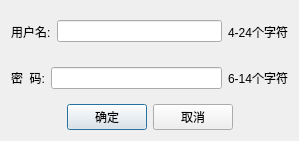
<?xml version="1.0" encoding="UTF-8"?>
<ui version="4.0">
 <class>RegisterDialog</class>
 <widget class="QDialog" name="RegisterDialog">
  <property name="geometry">
   <rect>
    <x>0</x>
    <y>0</y>
    <width>299</width>
    <height>141</height>
   </rect>
  </property>
  <property name="windowTitle">
   <string>Dialog</string>
  </property>
  <layout class="QVBoxLayout" name="verticalLayout">
   <item>
    <layout class="QHBoxLayout" name="horizontalLayout_3">
     <item>
      <widget class="QLabel" name="label">
       <property name="text">
        <string>用户名:</string>
       </property>
      </widget>
     </item>
     <item>
      <widget class="QLineEdit" name="lineEditUserName">
       <property name="minimumSize">
        <size>
         <width>150</width>
         <height>0</height>
        </size>
       </property>
      </widget>
     </item>
     <item>
      <widget class="QLabel" name="label_3">
       <property name="text">
        <string>4-24个字符</string>
       </property>
      </widget>
     </item>
    </layout>
   </item>
   <item>
    <layout class="QHBoxLayout" name="horizontalLayout_2">
     <item>
      <widget class="QLabel" name="label_2">
       <property name="text">
        <string>密  码:</string>
       </property>
      </widget>
     </item>
     <item>
      <widget class="QLineEdit" name="lineEditPassword">
       <property name="minimumSize">
        <size>
         <width>150</width>
         <height>0</height>
        </size>
       </property>
       <property name="echoMode">
        <enum>QLineEdit::Password</enum>
       </property>
      </widget>
     </item>
     <item>
      <widget class="QLabel" name="label_4">
       <property name="text">
        <string>6-14个字符</string>
       </property>
      </widget>
     </item>
    </layout>
   </item>
   <item>
    <layout class="QHBoxLayout" name="horizontalLayout">
     <item>
      <spacer name="horizontalSpacer">
       <property name="orientation">
        <enum>Qt::Horizontal</enum>
       </property>
       <property name="sizeHint" stdset="0">
        <size>
         <width>40</width>
         <height>20</height>
        </size>
       </property>
      </spacer>
     </item>
     <item>
      <widget class="QPushButton" name="pushButton">
       <property name="text">
        <string>确定</string>
       </property>
      </widget>
     </item>
     <item>
      <widget class="QPushButton" name="pushButton_2">
       <property name="text">
        <string>取消</string>
       </property>
      </widget>
     </item>
     <item>
      <spacer name="horizontalSpacer_2">
       <property name="orientation">
        <enum>Qt::Horizontal</enum>
       </property>
       <property name="sizeHint" stdset="0">
        <size>
         <width>40</width>
         <height>20</height>
        </size>
       </property>
      </spacer>
     </item>
    </layout>
   </item>
  </layout>
 </widget>
 <resources/>
 <connections/>
</ui>
